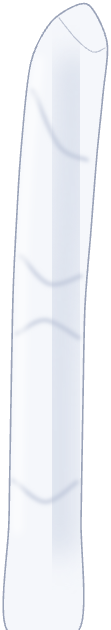
#> input picture examples/shuang/parts/arm_L.png, 111 x 630 px
$ python -i sheets.py   (imports and definitions only)
#> lines starting #> are read from the running program, lines starting #| are printed output that depends on the picture
#> further down, picture is the input picture: PIL image 111x630 RGBA; mean R, G, B, A 157, 159.2, 163.7, 169.3
"""Review images: contact sheets, before/after pairs, part sheets, gifs.

These only arrange native captures so they can be looked at; nothing here renders the character.
Frames are never stretched: every tile keeps the capture's aspect ratio.
"""
from __future__ import annotations

from pathlib import Path
from typing import List, Sequence, Tuple

import numpy as np
from PIL import Image, ImageDraw, ImageFont

BGS = {"dark": (27, 36, 48), "light": (233, 237, 242), "green": (63, 111, 90), "mid": (120, 128, 138)}


# [5 lines left out: function _font, not called in this run]


def _bg(name):
    if isinstance(name, tuple):
        return name
    if name in BGS:
        return BGS[name]
    if isinstance(name, str) and name.startswith("#") and len(name) == 7:
        return tuple(int(name[i:i + 2], 16) for i in (1, 3, 5))
    return BGS["dark"]


def flatten(im: Image.Image, bg) -> Image.Image:
    base = Image.new("RGBA", im.size, _bg(bg) + (255,))
    return Image.alpha_composite(base, im.convert("RGBA")).convert("RGB")


def on_backgrounds(im: Image.Image, names=("dark", "light", "green"), width=420) -> Image.Image:
    """Same image on several backgrounds -- the quickest way to see edge contamination and holes."""
#> called with names = ('dark', 'light', 'green'), width = 420
    s = width / im.width
#> s = 3.78
    size = (width, max(1, round(im.height * s)))
#> size = (420, 2384)
    small = im.resize(size, Image.LANCZOS)
    out = Image.new("RGB", (size[0] * len(names), size[1]), (0, 0, 0))
#> out: PIL image 1260x2384 RGB; every value is 0
    for i, n in enumerate(names):
        out.paste(flatten(small, n), (i * size[0], 0))
#> this loop made 3 passes
#> pass 1, in flatten, `base = Image.new("RGBA", im.size, _bg(bg) + (255,))`:
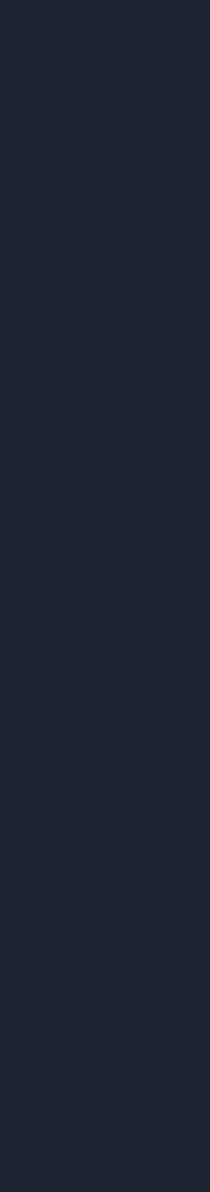
#> base: PIL image 420x2384 RGBA (shown at 1/2 size); mean R, G, B, A 27, 36, 48, 255
#> pass 2, in flatten (call 2), `base = Image.new("RGBA", im.size, _bg(bg) + (255,))`:
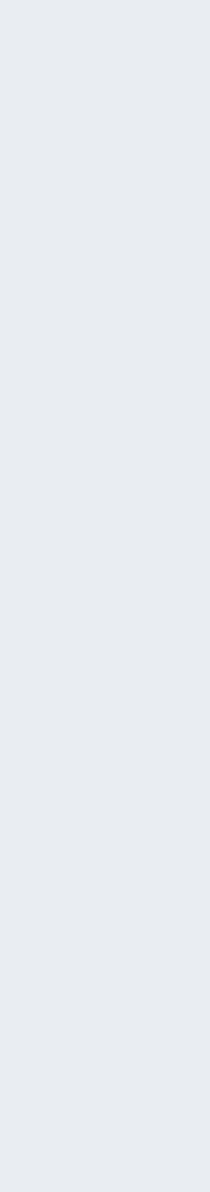
#> base: PIL image 420x2384 RGBA (shown at 1/2 size); mean R, G, B, A 233, 237, 242, 255
#> pass 3, in flatten (call 3), `base = Image.new("RGBA", im.size, _bg(bg) + (255,))`:
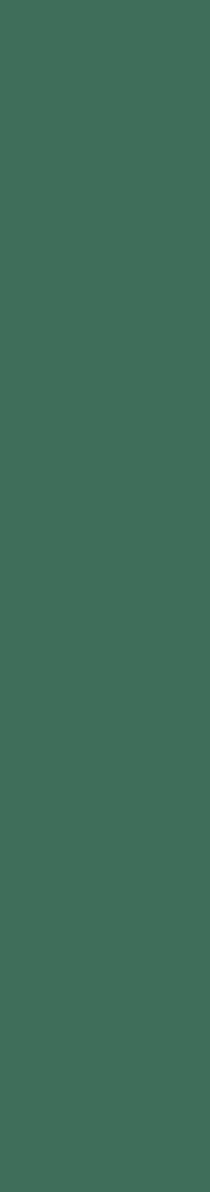
#> base: PIL image 420x2384 RGBA (shown at 1/2 size); mean R, G, B, A 63, 111, 90, 255
#> after the loop:
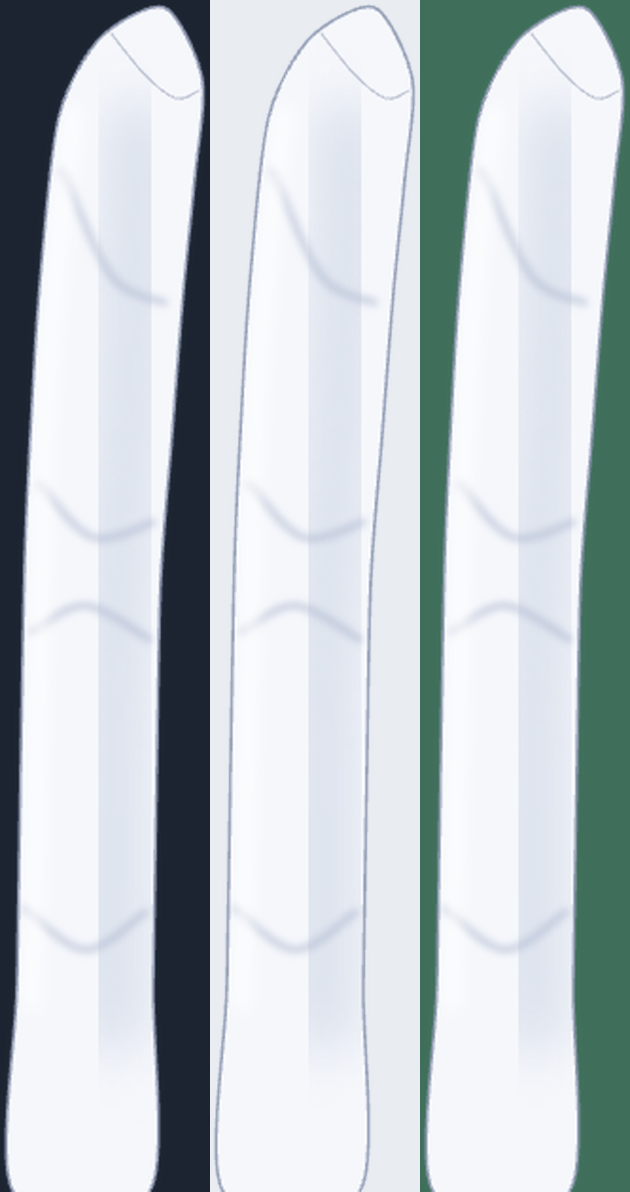
#> out: PIL image 1260x2384 RGB (shown at 1/2 size); mean R, G, B 192.1, 201, 204.9
    return out


# [97 lines left out: functions compose_sheet, compose_pairs, parts_sheet, flatten_frames, write_gif, not called in this run]

>>> from PIL import Image
>>> picture = Image.open('../examples/shuang/parts/arm_L.png')
>>> result = on_backgrounds(picture)

$ run again, on examples/shuang/parts/arm_R.png
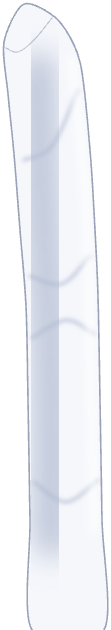
#> input picture examples/shuang/parts/arm_R.png, 111 x 630 px
#> picture is the input picture: PIL image 111x630 RGBA; mean R, G, B, A 153, 155.5, 161, 169.3
#> after the loop in on_backgrounds, `for i, n in enumerate(names):`:
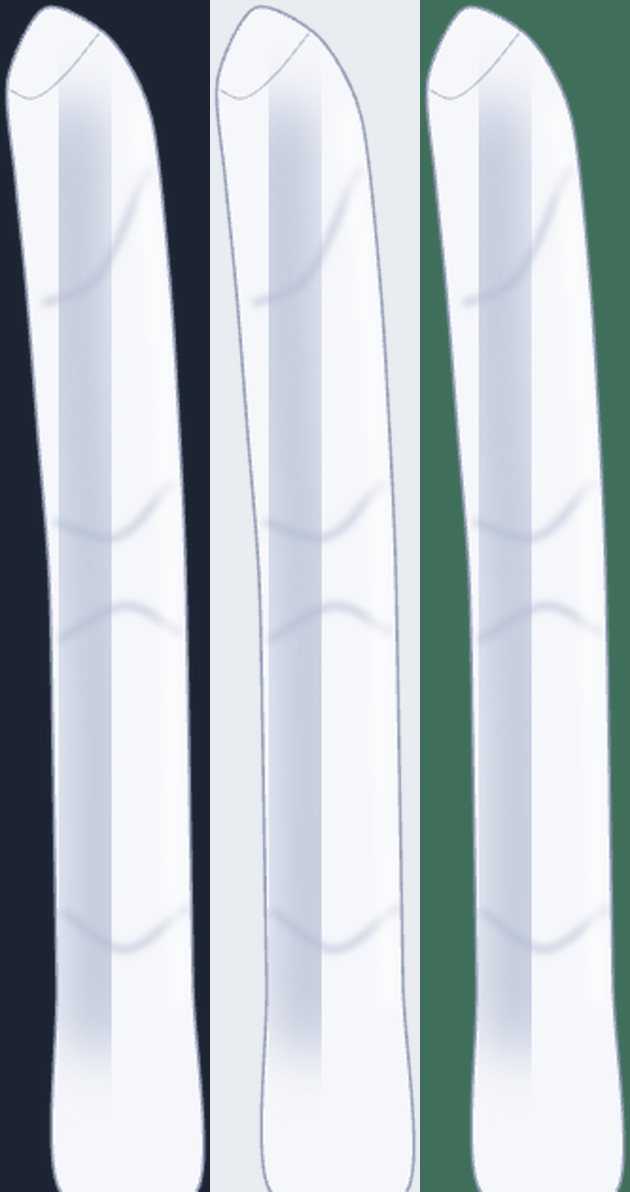
#> out: PIL image 1260x2384 RGB (shown at 1/2 size); mean R, G, B 188, 197.2, 202.1
